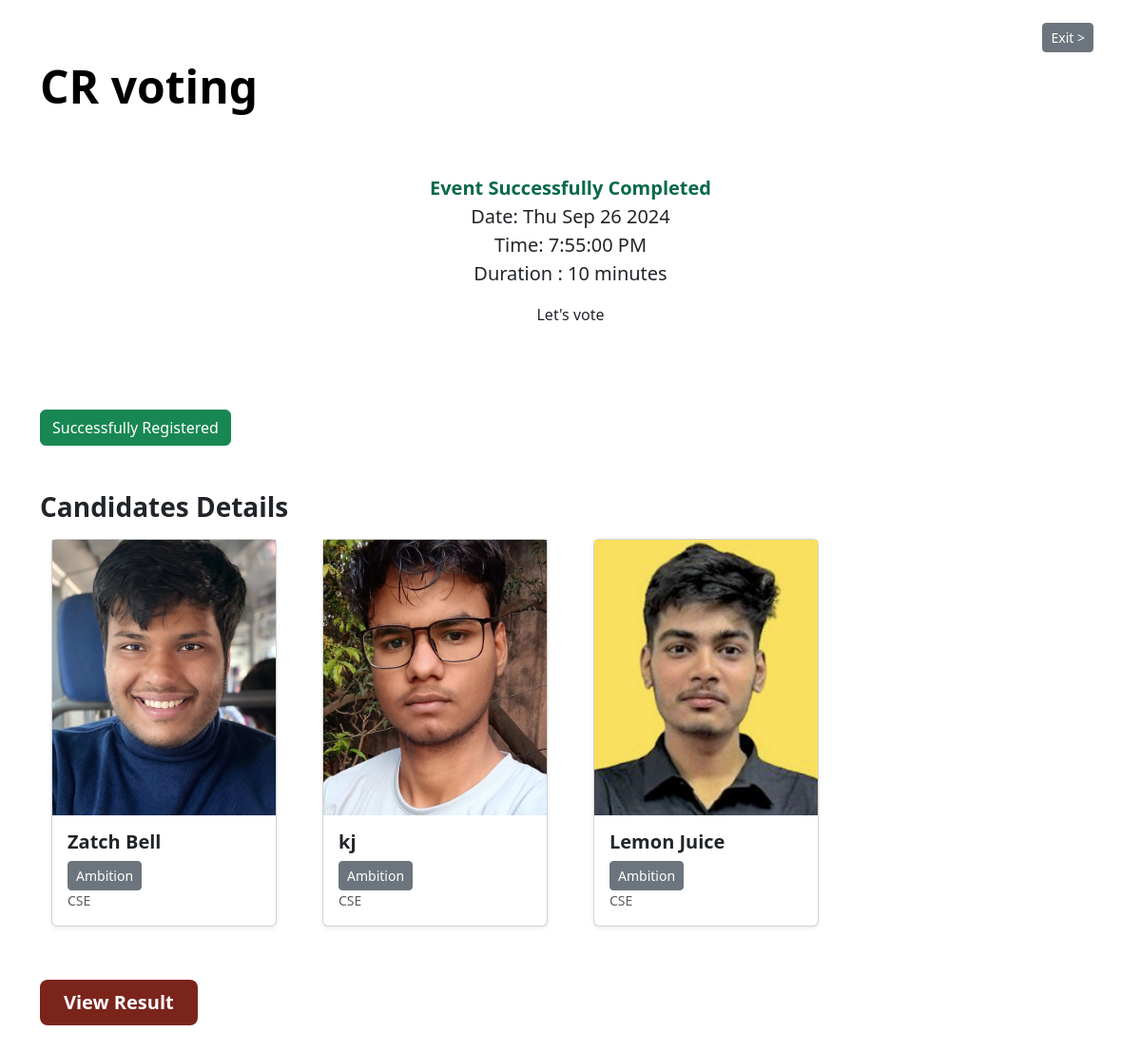
/2/1/explore, run on an earlier commit of the app's database.
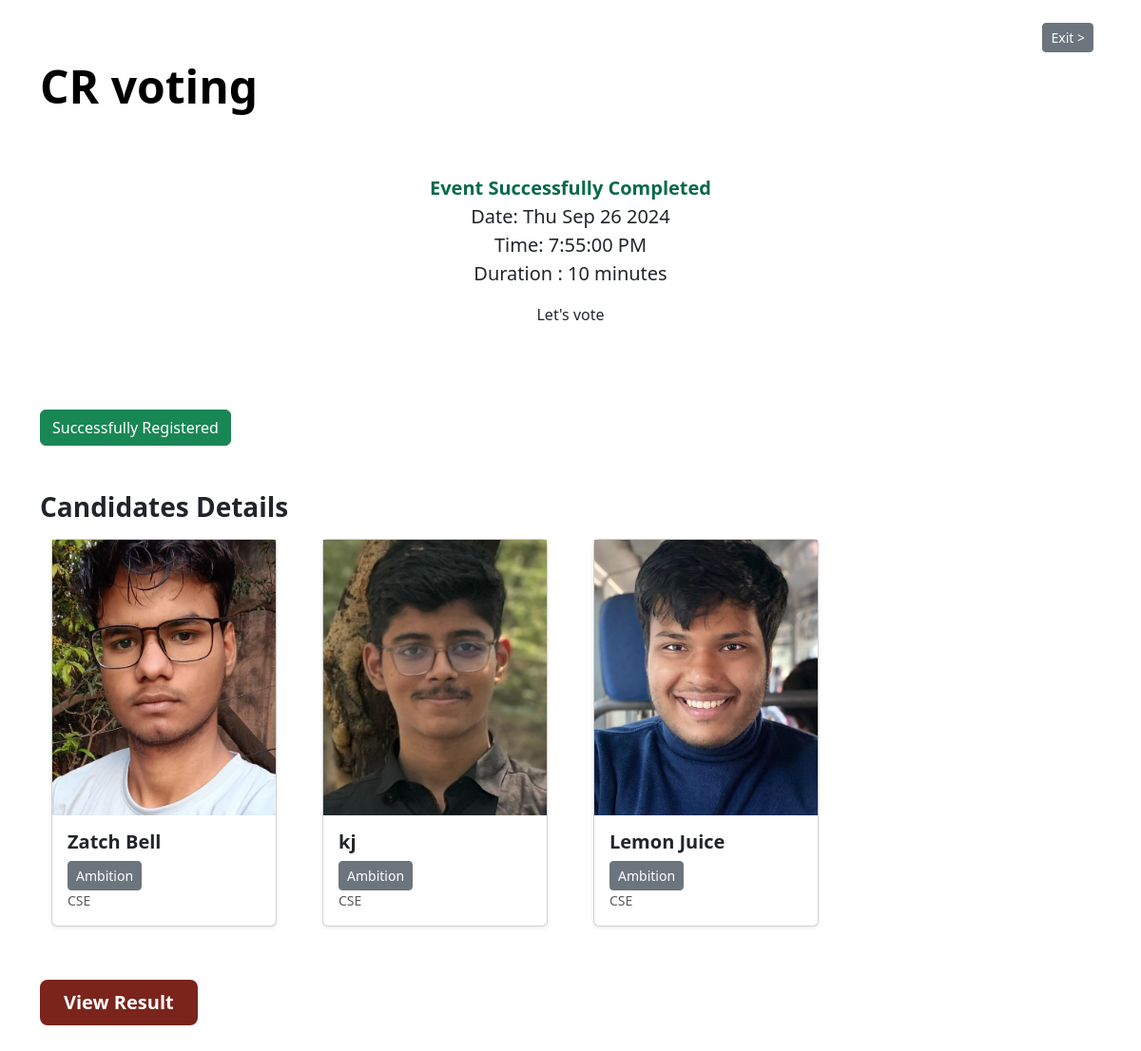
And on a later commit of the database.
### application/models.py (models this page shows)
class Event(db.Model):
    id=db.Column(db.Integer(),primary_key=True)
    createTime=db.Column(db.DateTime)
    organizerId=db.Column(db.Integer(),db.ForeignKey('user.id'))
    title=db.Column(db.String(),default='x')
    desc=db.Column(db.String(),default='x')
    endTime=db.Column(db.DateTime,nullable=False)
    startTime=db.Column(db.DateTime,nullable=False)
    isApproved=db.Column(db.Boolean,default=False)
    voterCount=db.Column(db.Integer(),default=0)
    durHour=db.Column(db.Integer())
    durMin=db.Column(db.Integer())
    numWinners=db.Column(db.Integer(),default=1)
    votes=db.relationship('Vote',backref='event')

class Vote(db.Model):
    id=db.Column(db.Integer,primary_key=True)
    eventId=db.Column(db.Integer,db.ForeignKey('event.id'))
    userId=db.Column(db.Integer,db.ForeignKey('user.id'))
    role=db.Column(db.String())
    candidature=db.Column(db.Integer,default=-1)
    motive=db.Column(db.String())
    branch=db.Column(db.String())
    gender=db.Column(db.String())
    vCount=db.Column(db.Integer,default=0)
    vote=db.Column(db.Boolean,default=False)

class User(db.Model):
    id=db.Column(db.Integer,primary_key=True)
    name=db.Column(db.String())
    registered=db.Column(db.Boolean,default=False)
    otp=db.Column(db.Integer)
    email=db.Column(db.String(),nullable=False,unique=True)
    pwd=db.Column(db.String())
    login=db.Column(db.Boolean,default=False)
    gender=db.Column(db.String(),default='x')
    school=db.Column(db.String(),default='x')
    batch=db.Column(db.String(),default='x')
    branch=db.Column(db.String(),default='x')
    candidateProfile=db.Column(db.String(120),nullable=True)
    events=db.relationship('Event',backref='user')
    votes=db.relationship('Vote',backref='user')

### application/controllers.py (the view)
@app.route('/<userId>/<eventId>/explore')
def exploreEvent(userId,eventId):
    event=Event.query.get(eventId)
    cand=[]
    user=User.query.get(userId)
    vote=event.votes
    for v in vote:
        if v.candidature==0:
            cand+=[User.query.get(v.userId)]
    vuser=Vote.query.filter_by(userId=userId,eventId=eventId).first()
    return render_template('explore-events.html',event=event,user=user,vote=vote,cand=cand,vuser=vuser)

### templates/explore-events.html (shortened to what this page needs)
<!DOCTYPE html>
<html lang="en">
<head>
    <link href="https://cdn.jsdelivr.net/npm/bootstrap@5.3.3/dist/css/bootstrap.min.css" rel="stylesheet">
    <link rel="stylesheet" href="/static/explore-events.css">
</head>
<body>
  <div class="container">
    <div class="d-grid gap-2 d-md-flex justify-content-md-end pt-4 pb-3">
      <a type="button" class="btn btn-secondary btn-sm btn-lg me-md-2" href="/{{user.id}}/home">Exit ></a>
    </div>
    <div class="d-flex justify-content-between align-items-center pb-5" >
      <div style="display: flex;align-items: center;">
        <h2 class="display-5 fw-bold text-body-emphasis" style="line-height: 40px;">{{event.title}}</h2>
      </div>
    </div>
    <div class="g-2 py-2 text-center d-flex justify-content-center pb-4 pt-3">
      <div class="text-center col-md-8 col-lg-8 col-sm-12">
        {%if event.startTime>event.startTime.now()%}
        <small class="fs-5" style="color: #0a694b; font-weight: 700;" id="timer">Starts in </small>
        <p class="fs-5" id="startTimer" style="display: none;">{{event.startTime}}w{{event.endTime}}</p>
        {%elif event.endTime>event.endTime.now()%}
        <small class="fs-5" style=" color: red; font-weight: 700;" id="timer">Ends in </small>
        <p class="fs-5" style="display: none;" id="startTimer">{{event.endTime}}</p>
        {%else%}
        <small class="fs-5" style="color: #0a694b; font-weight: 700;">Event Successfully Completed</small>
        {%endif%}
          <p class="fs-5" id="startDate" style="font-size:large;">Start Date : {{event.startTime}}<br>Duration : {%if event.durHour%}{{event.durHour}} hours{%else%}{{event.durMin}} minutes{%endif%}</p>
          <p id="lead" >{{event.desc}}</p>
      </div>
    </div>
    {%for v in vote%}
    {%if v.userId==user.id and v.role=="candidate"%}
    <div class="d-grid gap-2 d-md-flex justify-content-md-start mt-5 mb-5" id="r-cand">
      {%if v.role=='candidate'%}
      {%if v.candidature==-1 and event.startTime>event.startTime.now()%}
      <a type="button" class="btn btn-primary btn-lg px-4 me-md-2" href="/{{user.id}}/{{event.id}}/register">Register as a Candidate</a>
      {%else%}
      <button class="btn btn-success">Successfully Registered</button>
      {%endif%}
      {%endif%}
    </div>
    {%endif%}
    {%endfor%}
    {%if cand|length>0%}
    <div>
      <h3 style="font-weight: 700;">Candidates Details</h3>
    </div>
    {%endif%}
    <div class="album py-2 bg-body">
      <div class="container">
        <div class="row row-cols-1 row-cols-sm-2 row-cols-md-4 g-5">
          {%for v in vote%}
            {%if v.role=="candidate" and v.candidature>=0%}
              {%for c in cand%}
                {%if v.userId==c.id%}
                  <div class="col">
                    <div class="card shadow-sm">
                      <img src=/static/images/{{c.candidateProfile}} alt="candidate image" height="290px" width="100%" style="object-fit: cover;">
                      <div class="card-body">
                        <h5 style="font-weight: 700;">{{c.name}}</h5>
                        <button  class="btn btn-secondary btn-sm" data-bs-toggle="collapse" data-bs-target="#demo{{loop.index}}">Ambition</button>
                        <div class="d-flex justify-content-between align-items-center" >
                          <small class="text-body-secondary">{{v.branch}}</small>
                        </div>
                      </div>
                    </div>
                  </div>
                  {%endif%}
                {%endfor%}
           {%endif%}
          {%endfor%}
        </div>
      </div>
    </div>
    {% if (event.endTime>event.endTime.now()) %}
    {%if not vuser.vote %}
    {%if (event.startTime<event.startTime.now())%}
    <p id="link" style="display:none">/{{user.id}}/{{event.id}}/vote</p>
      <div class="d-grid gap-2 d-md-flex justify-content-md-start mt-5 mb-5">
        <button type="button" class="btn btn-primary btn-lg px-4 me-md-2" id="VButton" >Vote</button>
      </div>
      {%endif%}
      <div class="d-grid gap-2 d-md-flex justify-content-md-start mt-5 mb-5">
        <button type="button" class="btn btn-primary btn-lg px-4 me-md-2" id="vote" >Vote</button>
      </div>
    {%else%}
    <div class="d-grid gap-2 d-md-flex justify-content-md-start mt-5 mb-5">
      <button type="button" class="btn btn-success btn-lg px-4 me-md-2" target="_blank">Successfully Voted</button>
    </div>
    {%endif%}
    {%else%}
    <div class="d-grid gap-2 d-md-flex justify-content-md-start mt-5 mb-5">
      <a type="button" class="btn btn-lg px-4 me-md-2 fw-bold" style="background-color: #7b241c;color: white;" href="/{{event.id}}/result">View Result</a>
    </div>
    {%endif%}
    </div>
</body>
</html>

What changed in the data, as far as the page shows it:
changed User "Zatch Bell": candidateProfile: a different picture
changed User "kj": candidateProfile: a different picture
changed User "Lemon Juice": candidateProfile: a different picture
